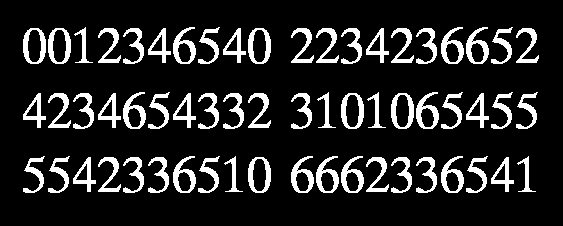
%> input picture Assignment 6/numbers.tif, 563 x 226 px
$ octave P_9_9_b.m   (GNU Octave 9; MATLAB toolbox functions it lacks are replaced by stand-ins)
%> lines starting %> are read from the running program, lines starting %| are printed output that depends on the picture; in (x1, y1, x2, y2) boxes, pixels count from 0 and x2, y2 are one past the last pixel; in counts of white or black regions, pixels touching at a corner belong together; the program's own positions count from 1
### Assignment 6/morphoReconDilate4e.m
function [RD,k]= morphoReconDilate4e(F,G,B)
%Marker -- F -- Contains the start point for reconstruction
%Mask -- G --Constrains (conditions) the reconstruction
%Structuring element -- B

D=imdilate(F,B);
RD=D & G;
k=1;
%Till Convergence
while (~isequal(RD,F))
    F=RD;
    D=imdilate(RD,B);
    RD=D & G;
    k=k+1;
end

### Assignment 6/morphoOpenbyRecon4e.m
function [OR,k]= morphoOpenbyRecon4e(MARKER, MASK)
%Mask given as input here is F
%Marker given as input here is the eroded version of F
B=ones(3,3);
[OR,k]= morphoReconDilate4e(MARKER,MASK,B);

### Assignment 6/P_9_9_b.m
clc;
clear all;
F=imread("numbers.tif");
%> F: size 226x563 logical; 14% white; 60 white regions, largest, box (x1, y1, x2, y2) and area: (173, 27, 196, 64) 361, (441, 27, 464, 64) 361, (466, 27, 489, 64) 361
subplot(1,3,1); imshow(F); title("Original Image")
%impixelinfo

B=ones(35,1);
E=imerode(F,B); %Eroded image and also Marker for Reconstruction
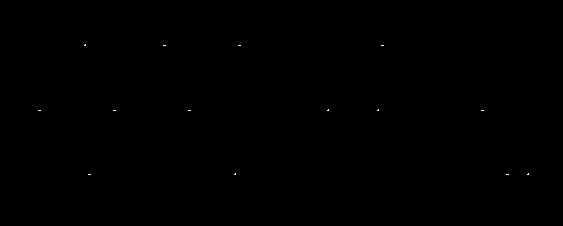
%> E: size 226x563 logical; 0.03% white in thin lines or dots, all inside (x1, y1, x2, y2) = (38, 44, 529, 175)
subplot(1,3,2); imshow(E)
title("Eroded image and Marker for Reconstruction")

MARKER = E;
MASK=F; %MARKER Image before erosion

[OR,k]= morphoOpenbyRecon4e(MARKER, MASK);
%> in morphoReconDilate4e, `D=imdilate(F,B);`:
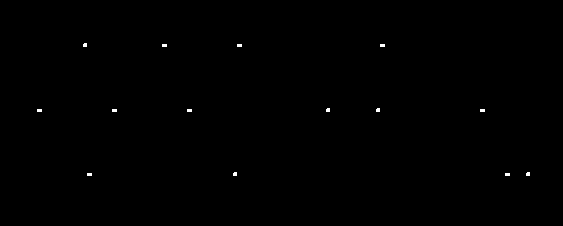
%> D: size 226x563 logical; 0.17% white; 14 white regions (14 under 20 px)
%> in morphoReconDilate4e, `RD=D & G;`: RD: size 226x563 logical; 0.13% white in thin lines or dots, all inside (x1, y1, x2, y2) = (37, 43, 529, 176)
%> the loop in morphoReconDilate4e, `while (~isequal(RD,F))` made 22 passes
%> pass 1, in morphoReconDilate4e, `D=imdilate(RD,B);`:
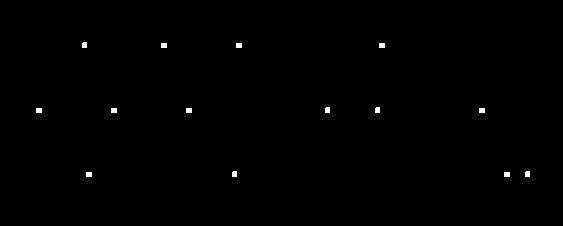
%> D: size 226x563 logical; 0.33% white; 14 white regions, largest, box (x1, y1, x2, y2) and area: (161, 43, 167, 48) 30, (236, 43, 242, 48) 30, (379, 43, 385, 48) 30
%> pass 1, in morphoReconDilate4e, `RD=D & G;`:
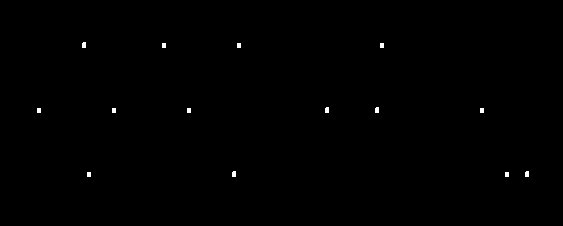
%> RD: size 226x563 logical; 0.23% white; 14 white regions, largest, box (x1, y1, x2, y2) and area: (82, 42, 86, 48) 23, (325, 107, 329, 113) 23, (375, 107, 379, 113) 23
%> pass 2, in morphoReconDilate4e, `D=imdilate(RD,B);`:
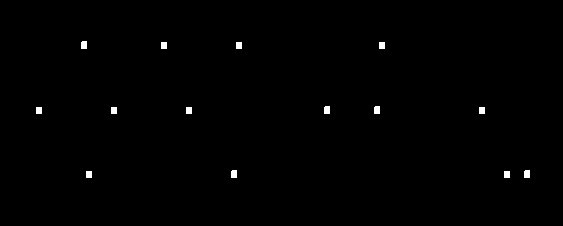
%> D: size 226x563 logical; 0.48% white; 14 white regions, largest, box (x1, y1, x2, y2) and area: (81, 41, 87, 49) 47, (324, 106, 330, 114) 47, (374, 106, 380, 114) 47
%> in morphoOpenbyRecon4e, `[OR,k]= morphoReconDilate4e(MARKER,MASK,B);`:
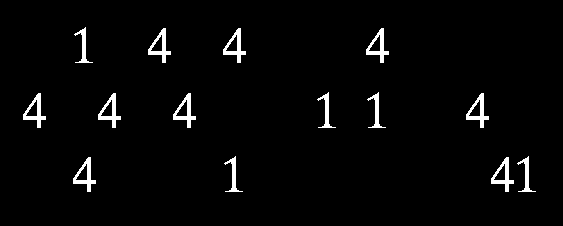
%> OR: size 226x563 logical; 2.7% white; 14 white regions, largest, box (x1, y1, x2, y2) and area: (148, 28, 171, 63) 279, (223, 28, 246, 63) 279, (366, 28, 389, 63) 279
%> in morphoOpenbyRecon4e, `[OR,k]= morphoReconDilate4e(MARKER,MASK,B);`: k = 23
%> k = 23
subplot(1,3,3); imshow(OR)
title("Reconstruction Image")

$ run again, with Assignment 6/elliptical-blobs-small.tif copied over Assignment 6/numbers.tif
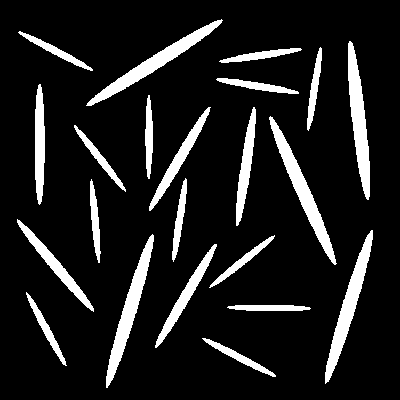
%> input picture Assignment 6/elliptical-blobs-small.tif, 400 x 400 px
%> F: size 400x400 logical; 12.1% white; 22 white regions, largest, box (x1, y1, x2, y2) and area: (269, 116, 337, 265) 1745, (86, 19, 223, 106) 1728, (348, 41, 370, 200) 1728
%> E: size 400x400 logical; 1.8% white; 14 white regions (5 under 20 px), largest, box (x1, y1, x2, y2) and area: (348, 58, 370, 183) 980, (35, 101, 45, 188) 636, (237, 124, 254, 209) 329
%> the loop in morphoReconDilate4e, `while (~isequal(RD,F))` made 31 passes
%> pass 1, in morphoReconDilate4e, `RD=D & G;`:
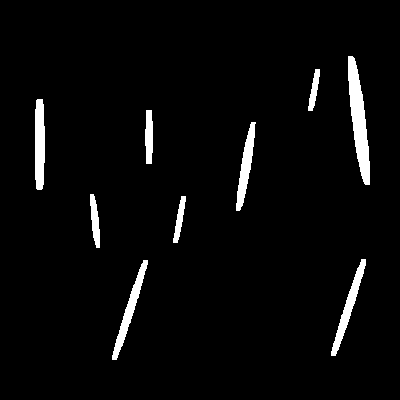
%> RD: size 400x400 logical; 3.6% white; 9 white regions, largest, box (x1, y1, x2, y2) and area: (348, 56, 370, 185) 1478, (35, 99, 45, 190) 823, (112, 260, 148, 360) 780
%> in morphoOpenbyRecon4e, `[OR,k]= morphoReconDilate4e(MARKER,MASK,B);`:
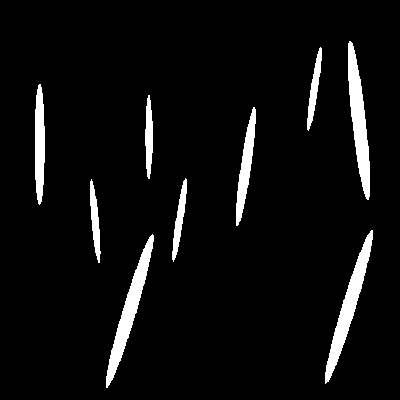
%> OR: size 400x400 logical; 5.7% white; 9 white regions, largest, box (x1, y1, x2, y2) and area: (348, 41, 370, 200) 1728, (325, 230, 373, 384) 1726, (106, 234, 154, 388) 1719
%> in morphoOpenbyRecon4e, `[OR,k]= morphoReconDilate4e(MARKER,MASK,B);`: k = 32
